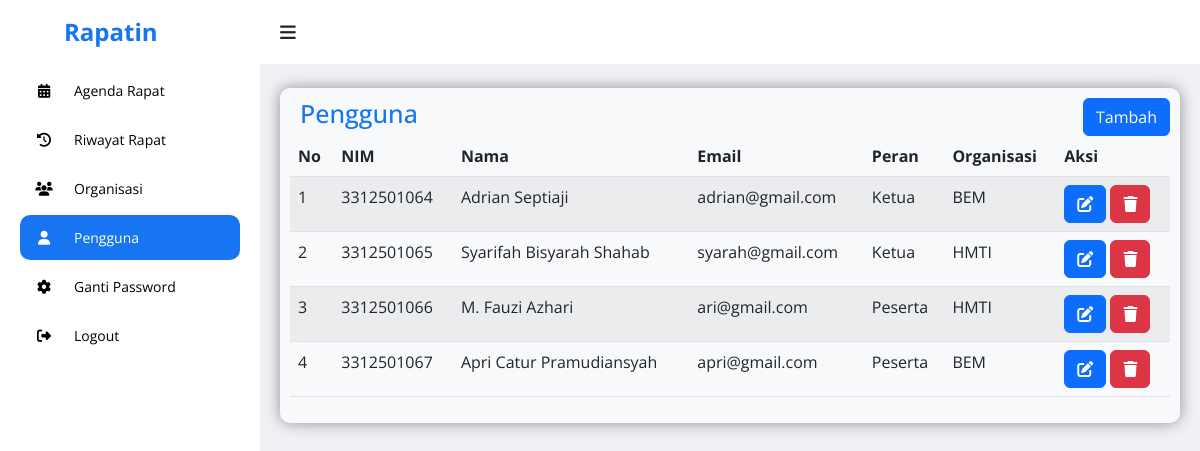
The app's page /admin/manage_user.php (signed in), older data.
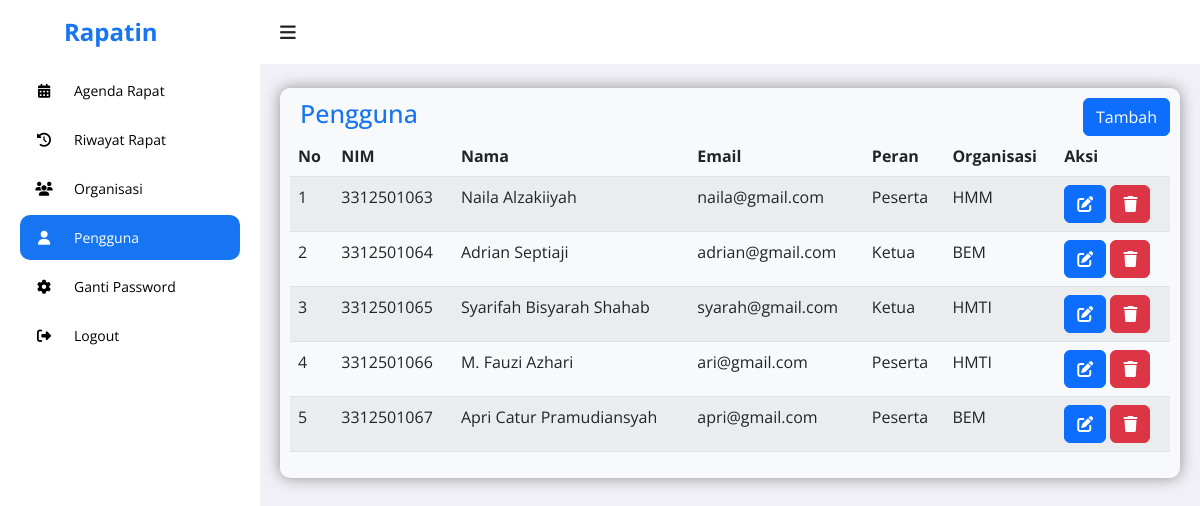
The same page, newer data.
### tables this page shows
CREATE TABLE `users` (
  `id_user` int NOT NULL,
  `nim` varchar(20) NOT NULL,
  `nama_lengkap` varchar(255) NOT NULL,
  `email` varchar(255) NOT NULL,
  `password` varchar(255) NOT NULL,
  `role` enum('Ketua','Peserta') NOT NULL,
  `organisasi_id` int DEFAULT NULL
);

CREATE TABLE `organisasi` (
  `id_organisasi` int NOT NULL,
  `nama_organisasi` varchar(255) NOT NULL
);

### admin/manage_user.php (the view, shortened to what this page needs)
<?php
include '../php/koneksi.php';
$sql = "SELECT u.id_user, u.nim, u.nama_lengkap, u.email, u.role, u.organisasi_id, o.nama_organisasi
        FROM users u
        LEFT JOIN organisasi o ON u.organisasi_id = o.id_organisasi
        ORDER BY u.nim ASC";
$result = $koneksi->query($sql);
$users = [];
if ($result->num_rows > 0) {
    while($row = $result->fetch_assoc()) {
        $users[] = $row;
    }
}
?>
<!DOCTYPE html>
<html lang="en">
<head>
	<link rel="stylesheet" href="https://cdnjs.cloudflare.com/ajax/libs/font-awesome/6.4.0/css/all.min.css">
	<link rel="stylesheet" href="https://cdn.jsdelivr.net/npm/bootstrap@5.2.3/dist/css/bootstrap.min.css">
	<link rel="stylesheet" href="https://cdn.datatables.net/2.3.4/css/dataTables.bootstrap5.css">
	<link rel="stylesheet" href="https://unpkg.com/aos@next/dist/aos.css" />
	<link rel="stylesheet" href="https://cdn.datatables.net/responsive/2.3.4/css/responsive.bootstrap5.min.css">
	<link rel="stylesheet" href="../assets/admin.css">
</head>
<body>
	<section id="sidebar">
		<a href="../landing/index.php" data-aos="fade-down" class="logo ps-3"><i class='ps-5'></i> Rapatin</a>
		<ul class="side-menu" data-aos="fade-right">
			<li><a href="agenda.php"><i class="fa-solid fa-calendar-days icon"></i> Agenda Rapat</a></li>
			<li><a href="riwayat.php"><i class="fa-solid fa-clock-rotate-left icon"></i> Riwayat Rapat</a></li>
			<li><a href="organisasi.php"><i class="fa-solid fa-users icon"></i> Organisasi</a></li>
			<li><a href="manage_user.php" class="active"><i class="fa-solid fa-user icon"></i> Pengguna</a></li>
			<li><a href="pengaturan.php"><i class="fa-solid fa-gear icon"></i> Ganti Password</a></li>
			<li><a href="logout.php"><i class="fa-solid fa-right-from-bracket icon"></i> Logout</a></li>
		</ul>
	</section>
	<section id="content">
		<nav class="atas">
			<i data-aos="fade-right" class='fa-solid fa-bars toggle-sidebar' ></i>
		</nav>
		<main>
			<div data-aos="fade-down" class="rapat bg-light">
				<div class="tableheader">
					<h2>Pengguna</h2>
					<button type="button" class="btn btn-primary tambah" data-bs-toggle="modal" data-bs-target="#tambahModal">Tambah</button>
				</div>
				<table id="example" class="table table-striped">
        			<thead>
        			    <tr>
        			        <th>No</th>
        			        <th>NIM</th>
        			        <th>Nama</th>
        			        <th>Email</th>
        			        <th>Peran</th>
        			        <th>Organisasi</th>
        			        <th>Aksi</th>
        			    </tr>
        			</thead>
        			<tbody>
        			    <?php $no = 1; foreach ($users as $user): ?>
                        <tr>
                            <td><?= $no++ ?></td>
                            <td><?= htmlspecialchars($user['nim']) ?></td>
                            <td><?= htmlspecialchars($user['nama_lengkap']) ?></td>
                            <td><?= htmlspecialchars($user['email']) ?></td>
                            <td><?= htmlspecialchars($user['role']) ?></td>
                            <td><?= htmlspecialchars($user['nama_organisasi'] ?? '-') ?></td>
                            <td>
                                <button
                                    type="button"
                                    class="btn btn-primary aksi edit-btn"
                                    data-bs-toggle="modal"
                                    data-bs-target="#editModal"
                                    data-id="<?= $user['id_user'] ?>"
                                    data-nim="<?= $user['nim'] ?>"
                                    data-nama="<?= htmlspecialchars($user['nama_lengkap']) ?>"
                                    data-email="<?= htmlspecialchars($user['email']) ?>"
                                    data-role="<?= $user['role'] ?>"
                                    data-organisasi="<?= $user['organisasi_id'] ?>">
                                    <i class="fa-solid fa-pen-to-square"></i>
                                </button>
                                <button
                                    type="button"
                                    class="btn btn-danger aksi delete-btn"
                                    data-bs-toggle="modal"
                                    data-bs-target="#deletemodal"
                                    data-id="<?= $user['id_user'] ?>"
                                    data-nama="<?= htmlspecialchars($user['nama_lengkap']) ?>"
                                >
                                    <i class="fa-solid fa-trash"></i>
                                </button>
                            </td>
                        </tr>
                        <?php endforeach; ?>
        			</tbody>
    			</table>
			</div>
		</main>
	</section>
</body>
</html>

### assets/admin.css (style rules this page uses)
* { font-family: 'Open Sans', sans-serif; margin: 0; padding: 0; box-sizing: border-box; }
:root { --abu: #F1F0F6; --putih: #fff; --hitam: #000; --biru: #1775F1; }
html { overflow-x: hidden; }
body { background: var(--abu); overflow-x: hidden; }
a { text-decoration: none; }
li { list-style: none; }
#sidebar { position: fixed; max-width: 260px; width: 100%; background: var(--putih); top: 0; left: 0; height: 100%; overflow-y: auto; scrollbar-width: none; transition: all .3s ease; z-index: 200; }
#sidebar .logo { font-size: 24px; display: flex; align-items: center; height: 64px; font-weight: 700; color: var(--biru); position: sticky; top: 0; left: 0; z-index: 100; background: var(--putih); transition: all .3s ease; padding: 0 6px; }
#sidebar .icon { min-width: 48px; display: flex; justify-content: center; align-items: center; margin-right: 6px; }
#sidebar .side-menu { padding: 0 20px; transition: all .3s ease; }
#sidebar .side-menu a { display: flex; align-items: center; font-size: 14px; color: var(--hitam); padding: 12px 16px 12px 0; transition: all .3s ease; border-radius: 10px; margin: 4px 0; white-space: nowrap; }
#sidebar .side-menu > li > a.active, #sidebar .side-menu > li > a.active:hover { background: var(--biru); color: var(--putih); }
#content { position: relative; width: calc(100% - 260px); left: 260px; transition: all .3s ease; }
.atas { background: var(--putih); height: 64px; padding: 0 20px; display: flex; align-items: center; grid-gap: 28px; position: sticky; top: 0; left: 0; z-index: 100; }
nav .toggle-sidebar { font-size: 18px; cursor: pointer; }
main { width: 100%; padding: 24px 20px 20px 20px; }
main .rapat { box-shadow: 0 0 15px 0 rgba(0, 0, 0, 0.4); border-radius: 10px; padding: 10px; }
main .tableheader { display: flex; justify-content: space-between; align-items: flex-start; }
main .tableheader h2 { color: #1775F1; margin-left: 10px; font-size: 25px; }

Row changes from the older to the newer data that the page shows:
added users: nim "3312501063", nama_lengkap "Naila Alzakiiyah", email "naila@gmail.com", role "Peserta", organisasi.nama_organisasi "HMM"
